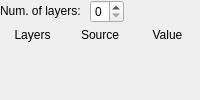
                   <widget class="QWidget" name="stackedWidgetPage_mech_expertmode">
                    <property name="sizePolicy">
                     <sizepolicy hsizetype="Preferred" vsizetype="Minimum">
                      <horstretch>0</horstretch>
                      <verstretch>0</verstretch>
                     </sizepolicy>
                    </property>
                    <layout class="QVBoxLayout" name="verticalLayout_2">
                     <property name="spacing">
                      <number>2</number>
                     </property>
                     <property name="leftMargin">
                      <number>0</number>
                     </property>
                     <property name="topMargin">
                      <number>0</number>
                     </property>
                     <property name="rightMargin">
                      <number>0</number>
                     </property>
                     <property name="bottomMargin">
                      <number>10</number>
                     </property>
                     <item>
                      <layout class="QHBoxLayout" name="horizontalLayout_12">
                       <property name="spacing">
                        <number>6</number>
                       </property>
                       <property name="sizeConstraint">
                        <enum>QLayout::SetDefaultConstraint</enum>
                       </property>
                       <item>
                        <widget class="QLabel" name="label_mech_expertmode_layernum">
                         <property name="sizePolicy">
                          <sizepolicy hsizetype="Preferred" vsizetype="Fixed">
                           <horstretch>0</horstretch>
                           <verstretch>0</verstretch>
                          </sizepolicy>
                         </property>
                         <property name="text">
                          <string>Num. of layers: </string>
                         </property>
                        </widget>
                       </item>
                       <item>
                        <widget class="QSpinBox" name="spinBox_mech_expertmode_layernum">
                         <property name="buttonSymbols">
                          <enum>QAbstractSpinBox::UpDownArrows</enum>
                         </property>
                         <property name="maximum">
                          <number>1</number>
                         </property>
                        </widget>
                       </item>
                       <item>
                        <spacer name="horizontalSpacer_15">
                         <property name="orientation">
                          <enum>Qt::Horizontal</enum>
                         </property>
                         <property name="sizeHint" stdset="0">
                          <size>
                           <width>40</width>
                           <height>20</height>
                          </size>
                         </property>
                        </spacer>
                       </item>
                      </layout>
                     </item>
                     <item>
                      <layout class="QGridLayout" name="gridLayout_mech_expertmode_layers">
                       <property name="sizeConstraint">
                        <enum>QLayout::SetDefaultConstraint</enum>
                       </property>
                       <property name="bottomMargin">
                        <number>0</number>
                       </property>
                       <property name="horizontalSpacing">
                        <number>2</number>
                       </property>
                       <property name="verticalSpacing">
                        <number>0</number>
                       </property>
                       <item row="0" column="2">
                        <spacer name="horizontalSpacer_24">
                         <property name="orientation">
                          <enum>Qt::Horizontal</enum>
                         </property>
                         <property name="sizeType">
                          <enum>QSizePolicy::Minimum</enum>
                         </property>
                         <property name="sizeHint" stdset="0">
                          <size>
                           <width>0</width>
                           <height>20</height>
                          </size>
                         </property>
                        </spacer>
                       </item>
                       <item row="0" column="0">
                        <widget class="QLabel" name="label_19">
                         <property name="sizePolicy">
                          <sizepolicy hsizetype="Preferred" vsizetype="Fixed">
                           <horstretch>0</horstretch>
                           <verstretch>0</verstretch>
                          </sizepolicy>
                         </property>
                         <property name="text">
                          <string>Layers</string>
                         </property>
                         <property name="alignment">
                          <set>Qt::AlignCenter</set>
                         </property>
                        </widget>
                       </item>
                       <item row="0" column="1">
                        <widget class="QLabel" name="label_20">
                         <property name="sizePolicy">
                          <sizepolicy hsizetype="Preferred" vsizetype="Fixed">
                           <horstretch>0</horstretch>
                           <verstretch>0</verstretch>
                          </sizepolicy>
                         </property>
                         <property name="text">
                          <string>Source</string>
                         </property>
                         <property name="alignment">
                          <set>Qt::AlignCenter</set>
                         </property>
                        </widget>
                       </item>
                       <item row="0" column="3">
                        <widget class="QLabel" name="label_21">
                         <property name="sizePolicy">
                          <sizepolicy hsizetype="Preferred" vsizetype="Fixed">
                           <horstretch>0</horstretch>
                           <verstretch>0</verstretch>
                          </sizepolicy>
                         </property>
                         <property name="text">
                          <string>Value</string>
                         </property>
                         <property name="alignment">
                          <set>Qt::AlignCenter</set>
                         </property>
                        </widget>
                       </item>
                      </layout>
                     </item>
                     <item>
                      <spacer name="verticalSpacer_10">
                       <property name="orientation">
                        <enum>Qt::Vertical</enum>
                       </property>
                       <property name="sizeType">
                        <enum>QSizePolicy::MinimumExpanding</enum>
                       </property>
                       <property name="sizeHint" stdset="0">
                        <size>
                         <width>20</width>
                         <height>6</height>
                        </size>
                       </property>
                      </spacer>
                     </item>
                    </layout>
                   </widget>
